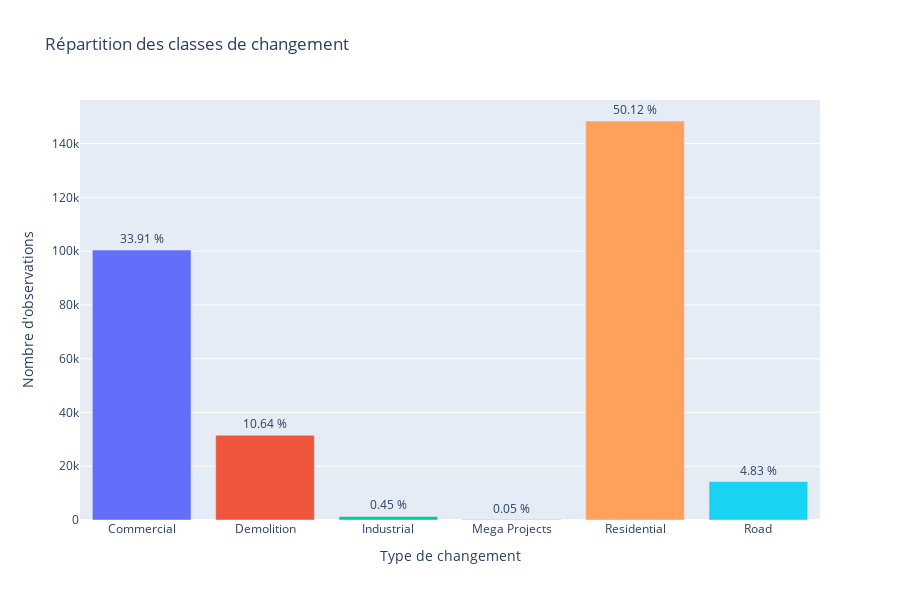

The notebook cell saved with this chart:
### Markdown cell above
## Class Distribution

Before training a model, it is important to analyze the distribution of the target variable.  
A strong imbalance between classes can significantly impact performance, especially when the evaluation metric is the macro F1-score.

### Code cell
# Comptage des occurrences par classe
class_counts = (
    train_df["change_type"]
    .value_counts()
    .sort_index()
    .reset_index()
)

class_counts.columns = ["change_type", "count"]

# Calcul des pourcentages
total = class_counts["count"].sum()
class_counts["percentage"] = 100 * class_counts["count"] / total

# Visualisation
fig = px.bar(
    class_counts,
    x="change_type",
    y="count",
    text=class_counts["percentage"].round(2).astype(str) + " %",
    title="Répartition des classes de changement",
    color="change_type"
)

fig.update_traces(textposition="outside")

fig.update_layout(
    xaxis_title="Type de changement",
    yaxis_title="Nombre d'observations",
    showlegend=False,
    height=600
)

fig.show()

### Figure 1 — Plotly figure (JSON) as saved in the notebook; plotly's stock layout.template omitted (floating-point values rounded to 4 significant figures)
{"data": [{"hovertemplate": "change_type=%{x}<br>count=%{y}<br>text=%{text}<extra></extra>", "legendgroup": "Commercial", "marker": {"color": "#636efa", "pattern": {"shape": ""}}, "name": "Commercial", "orientation": "v", "showlegend": true, "text": ["33.91 %"], "textposition": "outside", "type": "bar", "x": ["Commercial"], "xaxis": "x", "y": [100422], "yaxis": "y"}, {"hovertemplate": "change_type=%{x}<br>count=%{y}<br>text=%{text}<extra></extra>", "legendgroup": "Demolition", "marker": {"color": "#EF553B", "pattern": {"shape": ""}}, "name": "Demolition", "orientation": "v", "showlegend": true, "text": ["10.64 %"], "textposition": "outside", "type": "bar", "x": ["Demolition"], "xaxis": "x", "y": [31509], "yaxis": "y"}, {"hovertemplate": "change_type=%{x}<br>count=%{y}<br>text=%{text}<extra></extra>", "legendgroup": "Industrial", "marker": {"color": "#00cc96", "pattern": {"shape": ""}}, "name": "Industrial", "orientation": "v", "showlegend": true, "text": ["0.45 %"], "textposition": "outside", "type": "bar", "x": ["Industrial"], "xaxis": "x", "y": [1324], "yaxis": "y"}, {"hovertemplate": "change_type=%{x}<br>count=%{y}<br>text=%{text}<extra></extra>", "legendgroup": "Mega Projects", "marker": {"color": "#ab63fa", "pattern": {"shape": ""}}, "name": "Mega Projects", "orientation": "v", "showlegend": true, "text": ["0.05 %"], "textposition": "outside", "type": "bar", "x": ["Mega Projects"], "xaxis": "x", "y": [151], "yaxis": "y"}, {"hovertemplate": "change_type=%{x}<br>count=%{y}<br>text=%{text}<extra></extra>", "legendgroup": "Residential", "marker": {"color": "#FFA15A", "pattern": {"shape": ""}}, "name": "Residential", "orientation": "v", "showlegend": true, "text": ["50.12 %"], "textposition": "outside", "type": "bar", "x": ["Residential"], "xaxis": "x", "y": [148435], "yaxis": "y"}, {"hovertemplate": "change_type=%{x}<br>count=%{y}<br>text=%{text}<extra></extra>", "legendgroup": "Road", "marker": {"color": "#19d3f3", "pattern": {"shape": ""}}, "name": "Road", "orientation": "v", "showlegend": true, "text": ["4.83 %"], "textposition": "outside", "type": "bar", "x": ["Road"], "xaxis": "x", "y": [14305], "yaxis": "y"}], "layout": {"barmode": "relative", "height": 600, "legend": {"title": {"text": "change_type"}, "tracegroupgap": 0}, "showlegend": false, "title": {"text": "Répartition des classes de changement"}, "xaxis": {"anchor": "y", "categoryarray": ["Commercial", "Demolition", "Industrial", "Mega Projects", "Residential", "Road"], "categoryorder": "array", "domain": [0, 1], "title": {"text": "Type de changement"}}, "yaxis": {"anchor": "x", "domain": [0, 1], "title": {"text": "Nombre d'observations"}}}}
